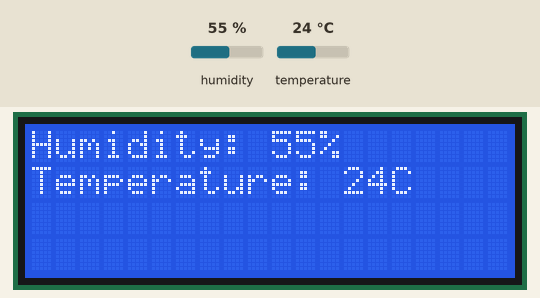
This sketch was run on a simulated Arduino Uno, built with avr-gcc and run on an emulated ATmega328P. Shown: 20×4 character LCD. The inputs (shaded band) are chosen by the test bench; at power-on: humidity 55 %, temperature 24 °C. What the sketch prints to the serial monitor is not drawn.

Above: at 3.2 s.
3.3 s: humidity set to 22 %
At 8.0 s:
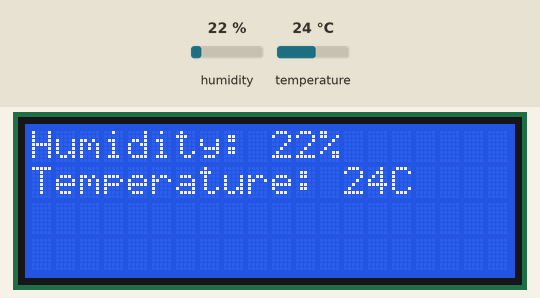
8.9 s: temperature set to 12 °C
At 12.7 s:
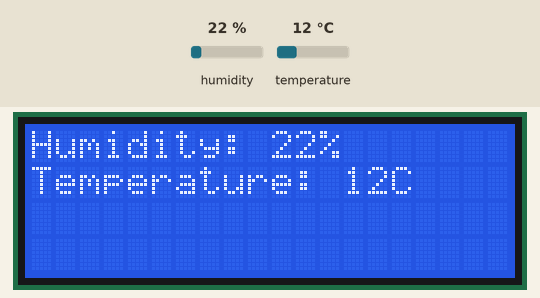
14.5 s: humidity set to 40 %
At 18.5 s:
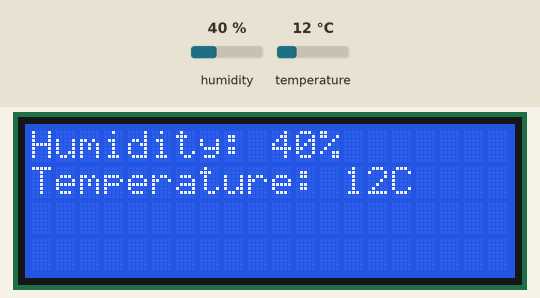
20.1 s: temperature set to 19 °C
Timing chart, 0 to 23.1 s (numbered marks = the images above; inputs shaded):
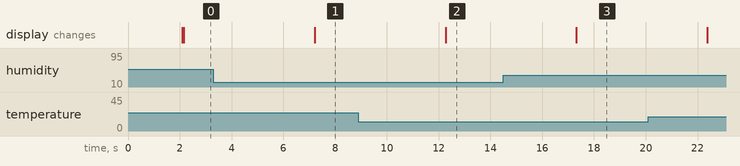

Measured:
- after the input at 3.3 s, the display: changes after 3.9 s (image 1)
- after the input at 8.9 s, the display: changes after 3.4 s (image 2)
- after the input at 14.5 s, the display: changes after 2.8 s (image 3)

The sketch:

Temperature_and_Humidity_Monitor.ino.ino
```cpp
#include <DFRobot_DHT11.h>
#include<Wire.h>
#include<LiquidCrystal_I2C.h>

#define DHT11_PIN 8

DFRobot_DHT11 DHT;
LiquidCrystal_I2C lcd(0x27, 20, 4);

void setup()
{
  Serial.begin(9600);
  lcd.init();
  lcd.backlight();
  lcd.print("Temperature and");
  lcd.setCursor(0,1);
  lcd.print("Humidity Monitoring");
  delay(2000);
  lcd.clear();

}

void loop()
{
  DHT.read(DHT11_PIN);
  Serial.println(DHT.humidity);
  lcd.setCursor(0,0);
  lcd.print("Humidity:");
  lcd.setCursor(10,0);
  lcd.print(DHT.humidity);
  lcd.setCursor(12,0);
  lcd.print("%");
  lcd.setCursor(0,1);
  lcd.print("Temperature:");
  lcd.setCursor(13,1);
  lcd.print(DHT.temperature);
  lcd.setCursor(15,1);
  lcd.print("C");
  delay(5000);
}
```
